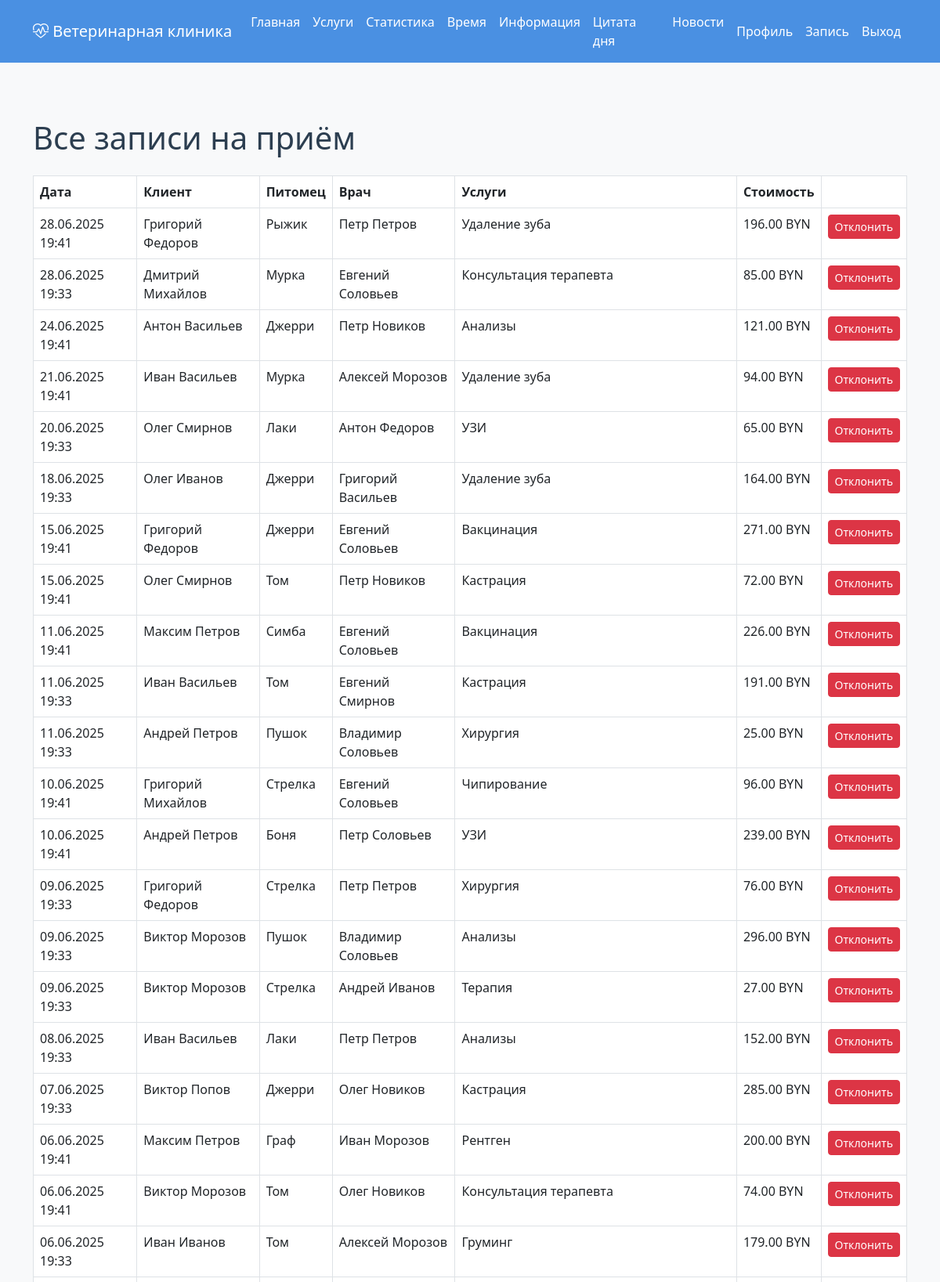
Screenshot of /appointments/all/ (signed in, upper part) with the database file from the repository.
### main/models.py (models this page shows, shortened)
class Appointment(models.Model):
    client = models.ForeignKey(Client, on_delete=models.CASCADE, verbose_name='Клиент')
    pet = models.ForeignKey(Pet, on_delete=models.CASCADE, verbose_name='Пациент')
    doctor = models.ForeignKey(Doctor, on_delete=models.SET_NULL, null=True, verbose_name='Врач')
    services = models.ManyToManyField(Service, verbose_name='Услуги')
    date = models.DateTimeField(verbose_name='Дата и время')
    diagnosis = models.TextField(blank=True, null=True, verbose_name='Диагноз')
    promo_code = models.ForeignKey('PromoCode', on_delete=models.SET_NULL, null=True, blank=True, verbose_name='Промокод')
    created_at = models.DateTimeField(auto_now_add=True, verbose_name='Добавлено', null=True, blank=True)
    updated_at = models.DateTimeField(auto_now=True, verbose_name='Изменено', null=True, blank=True)
    total_price = models.DecimalField(max_digits=10, decimal_places=2, default=0, verbose_name='Итоговая стоимость')
    class Meta:
        verbose_name = 'Посещение'
        verbose_name_plural = 'Посещения'

class Client(models.Model):
    user = models.OneToOneField(User, on_delete=models.CASCADE, verbose_name='Пользователь')
    birth_date = models.DateField(validators=[validate_adult], verbose_name='Дата рождения')
    address = models.CharField(max_length=255, verbose_name='Адрес')
    phone = models.CharField(max_length=20, validators=[validate_phone], help_text='Формат: +375 (29) XXX-XX-XX', verbose_name='Телефон')
    created_at = models.DateTimeField(auto_now_add=True, verbose_name='Добавлено', null=True, blank=True)
    updated_at = models.DateTimeField(auto_now=True, verbose_name='Изменено', null=True, blank=True)
    class Meta:
        verbose_name = 'Клиент'
        verbose_name_plural = 'Клиенты'

class Pet(models.Model):
    client = models.ForeignKey(Client, on_delete=models.CASCADE, related_name='pets', verbose_name='Владелец')
    name = models.CharField(max_length=100, verbose_name='Кличка')
    species = models.CharField(max_length=50, verbose_name='Вид')
    breed = models.CharField(max_length=50, blank=True, verbose_name='Порода')
    birth_date = models.DateField(verbose_name='Дата рождения')
    created_at = models.DateTimeField(auto_now_add=True, verbose_name='Добавлено', null=True, blank=True)
    updated_at = models.DateTimeField(auto_now=True, verbose_name='Изменено', null=True, blank=True)
    class Meta:
        verbose_name = 'Домашнее животное'
        verbose_name_plural = 'Домашние животные'

class Doctor(models.Model):
    user = models.OneToOneField(User, on_delete=models.CASCADE, verbose_name='Пользователь')
    category = models.ForeignKey(DoctorCategory, on_delete=models.SET_NULL, null=True, verbose_name='Категория')
    department = models.ForeignKey(Department, on_delete=models.SET_NULL, null=True, verbose_name='Отделение')
    specializations = models.ManyToManyField(Specialization, blank=True, verbose_name='Специализации')
    birth_date = models.DateField(validators=[validate_adult], verbose_name='Дата рождения')
    created_at = models.DateTimeField(auto_now_add=True, verbose_name='Добавлено', null=True, blank=True)
    updated_at = models.DateTimeField(auto_now=True, verbose_name='Изменено', null=True, blank=True)
    class Meta:
        verbose_name = 'Врач'
        verbose_name_plural = 'Врачи'

class Service(models.Model):
    name = models.CharField(max_length=100, verbose_name='Название')
    price = models.DecimalField(max_digits=8, decimal_places=2, verbose_name='Цена')
    description = models.TextField(verbose_name='Описание')
    category = models.CharField(max_length=100, verbose_name='Категория услуги')
    created_at = models.DateTimeField(auto_now_add=True, verbose_name='Добавлено', null=True, blank=True)
    updated_at = models.DateTimeField(auto_now=True, verbose_name='Изменено', null=True, blank=True)
    class Meta:
        verbose_name = 'Услуга'
        verbose_name_plural = 'Услуги'

### main/views.py (the view)
# urls.py: path('appointments/all/', views.all_appointments, name='all_appointments'),
@staff_member_required
def all_appointments(request):
    appointments = Appointment.objects.select_related('client', 'pet', 'doctor').all().order_by('-date')
    return render(request, 'main/all_appointments.html', {'appointments': appointments})

### main/templates/main/all_appointments.html (shortened to what this page needs)
{% extends 'base.html' %}
{% block content %}
<div class="container py-5">
    <h1 class="mb-4">Все записи на приём</h1>
    <table class="table table-bordered">
        <thead>
            <tr>
                <th>Дата</th>
                <th>Клиент</th>
                <th>Питомец</th>
                <th>Врач</th>
                <th>Услуги</th>
                <th>Стоимость</th>
                <th></th>
            </tr>
        </thead>
        <tbody>
        {% for a in appointments %}
            <tr>
                <td>{{ a.date|date:"d.m.Y H:i" }}</td>
                <td>{{ a.client.user.get_full_name|default:a.client.user.username }}</td>
                <td>{{ a.pet.name }}</td>
                <td>{{ a.doctor.user.get_full_name }}</td>
                <td>{% for s in a.services.all %}{{ s.name }}{% if not forloop.last %}, {% endif %}{% endfor %}</td>
                <td>{{ a.total_price }} BYN</td>
                <td>
                    <form method="post" action="{% url 'delete_appointment' a.pk %}" style="display:inline;">
                        <button type="submit" class="btn btn-sm btn-danger" onclick="return confirm('Отклонить/удалить запись?');">Отклонить</button>
                    </form>
                </td>
            </tr>
        {% empty %}
            <tr><td colspan="7">Нет записей</td></tr>
        {% endfor %}
        </tbody>
    </table>
</div>
{% endblock %}

### templates/base.html (style rules this page uses)
:root { --primary-color: #4a90e2; --secondary-color: #f39c12; --accent-color: #2ecc71; --background-color: #f8f9fa; --text-color: #2c3e50; }
body { background-color: var(--background-color); color: var(--text-color); }

### rows the page displays
Appointment: date "28.06.2025 19:41", client.user.get_full_name "Григорий Федоров", pet.name "Рыжик", doctor.user.get_full_name "Петр Петров", total_price "196.00"
Service: name "Удаление зуба"
Appointment: date "28.06.2025 19:33", client.user.get_full_name "Дмитрий Михайлов", pet.name "Мурка", doctor.user.get_full_name "Евгений Соловьев", total_price "85.00"
Service: name "Консультация терапевта"
Appointment: date "24.06.2025 19:41", client.user.get_full_name "Антон Васильев", pet.name "Джерри", doctor.user.get_full_name "Петр Новиков", total_price "121.00"
Service: name "Анализы"
Appointment: date "21.06.2025 19:41", client.user.get_full_name "Иван Васильев", pet.name "Мурка", doctor.user.get_full_name "Алексей Морозов", total_price "94.00"
Service: name "Удаление зуба"
Appointment: date "20.06.2025 19:33", client.user.get_full_name "Олег Смирнов", pet.name "Лаки", doctor.user.get_full_name "Антон Федоров", total_price "65.00"
Service: name "УЗИ"
Appointment: date "18.06.2025 19:33", client.user.get_full_name "Олег Иванов", pet.name "Джерри", doctor.user.get_full_name "Григорий Васильев", total_price "164.00"
Appointment: date "15.06.2025 19:41", client.user.get_full_name "Григорий Федоров", pet.name "Джерри", doctor.user.get_full_name "Евгений Соловьев", total_price "271.00"
Service: name "Вакцинация"
Appointment: date "15.06.2025 19:41", client.user.get_full_name "Олег Смирнов", pet.name "Том", doctor.user.get_full_name "Петр Новиков", total_price "72.00"
Service: name "Кастрация"
Appointment: date "11.06.2025 19:41", client.user.get_full_name "Максим Петров", pet.name "Симба", doctor.user.get_full_name "Евгений Соловьев", total_price "226.00"
Service: name "Вакцинация"
Appointment: date "11.06.2025 19:33", client.user.get_full_name "Иван Васильев", pet.name "Том", doctor.user.get_full_name "Евгений Смирнов", total_price "191.00"
Service: name "Кастрация"
Appointment: date "11.06.2025 19:33", client.user.get_full_name "Андрей Петров", pet.name "Пушок", doctor.user.get_full_name "Владимир Соловьев", total_price "25.00"
Service: name "Хирургия"
Appointment: date "10.06.2025 19:41", client.user.get_full_name "Григорий Михайлов", pet.name "Стрелка", doctor.user.get_full_name "Евгений Соловьев", total_price "96.00"
Service: name "Чипирование"
Appointment: date "10.06.2025 19:41", client.user.get_full_name "Андрей Петров", pet.name "Боня", doctor.user.get_full_name "Петр Соловьев", total_price "239.00"
Appointment: date "09.06.2025 19:33", client.user.get_full_name "Григорий Федоров", pet.name "Стрелка", doctor.user.get_full_name "Петр Петров", total_price "76.00"
Appointment: date "09.06.2025 19:33", client.user.get_full_name "Виктор Морозов", pet.name "Пушок", doctor.user.get_full_name "Владимир Соловьев", total_price "296.00"
Service: name "Анализы"
Appointment: date "09.06.2025 19:33", client.user.get_full_name "Виктор Морозов", pet.name "Стрелка", doctor.user.get_full_name "Андрей Иванов", total_price "27.00"
Service: name "Терапия"
Appointment: date "08.06.2025 19:33", client.user.get_full_name "Иван Васильев", pet.name "Лаки", doctor.user.get_full_name "Петр Петров", total_price "152.00"
Appointment: date "07.06.2025 19:33", client.user.get_full_name "Виктор Попов", pet.name "Джерри", doctor.user.get_full_name "Олег Новиков", total_price "285.00"
Appointment: date "06.06.2025 19:41", client.user.get_full_name "Максим Петров", pet.name "Граф", doctor.user.get_full_name "Иван Морозов", total_price "200.00"
Service: name "Рентген"
Appointment: date "06.06.2025 19:41", client.user.get_full_name "Виктор Морозов", pet.name "Том", doctor.user.get_full_name "Олег Новиков", total_price "74.00"
Appointment: date "06.06.2025 19:33", client.user.get_full_name "Иван Иванов", pet.name "Том", doctor.user.get_full_name "Алексей Морозов", total_price "179.00"
Service: name "Груминг"
